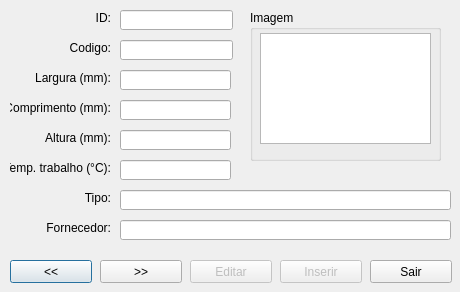
<?xml version="1.0" encoding="UTF-8"?>
<ui version="4.0">
 <class>WindowBobbin</class>
 <widget class="QDialog" name="WindowBobbin">
  <property name="geometry">
   <rect>
    <x>0</x>
    <y>0</y>
    <width>460</width>
    <height>292</height>
   </rect>
  </property>
  <property name="minimumSize">
   <size>
    <width>460</width>
    <height>292</height>
   </size>
  </property>
  <property name="maximumSize">
   <size>
    <width>460</width>
    <height>292</height>
   </size>
  </property>
  <property name="windowTitle">
   <string>Helena - Carretéis</string>
  </property>
  <property name="windowIcon">
   <iconset resource="icons/main.qrc">
    <normaloff>:/iconPower.ico</normaloff>:/iconPower.ico</iconset>
  </property>
  <widget class="QLabel" name="label_type">
   <property name="geometry">
    <rect>
     <x>10</x>
     <y>190</y>
     <width>101</width>
     <height>16</height>
    </rect>
   </property>
   <property name="text">
    <string>Tipo:</string>
   </property>
   <property name="alignment">
    <set>Qt::AlignRight|Qt::AlignTrailing|Qt::AlignVCenter</set>
   </property>
  </widget>
  <widget class="QLineEdit" name="lineEdit_length">
   <property name="geometry">
    <rect>
     <x>120</x>
     <y>100</y>
     <width>111</width>
     <height>20</height>
    </rect>
   </property>
  </widget>
  <widget class="QLabel" name="label_workTemperature">
   <property name="geometry">
    <rect>
     <x>10</x>
     <y>160</y>
     <width>101</width>
     <height>16</height>
    </rect>
   </property>
   <property name="text">
    <string>Temp. trabalho (°C):</string>
   </property>
   <property name="alignment">
    <set>Qt::AlignRight|Qt::AlignTrailing|Qt::AlignVCenter</set>
   </property>
  </widget>
  <widget class="QLineEdit" name="lineEdit_provider">
   <property name="geometry">
    <rect>
     <x>120</x>
     <y>220</y>
     <width>331</width>
     <height>20</height>
    </rect>
   </property>
  </widget>
  <widget class="QLineEdit" name="lineEdit_type">
   <property name="geometry">
    <rect>
     <x>120</x>
     <y>190</y>
     <width>331</width>
     <height>20</height>
    </rect>
   </property>
  </widget>
  <widget class="QLineEdit" name="lineEdit_workTemperature">
   <property name="geometry">
    <rect>
     <x>120</x>
     <y>160</y>
     <width>111</width>
     <height>20</height>
    </rect>
   </property>
  </widget>
  <widget class="QLabel" name="label_id">
   <property name="geometry">
    <rect>
     <x>10</x>
     <y>10</y>
     <width>101</width>
     <height>16</height>
    </rect>
   </property>
   <property name="text">
    <string>ID:</string>
   </property>
   <property name="alignment">
    <set>Qt::AlignRight|Qt::AlignTrailing|Qt::AlignVCenter</set>
   </property>
  </widget>
  <widget class="QLineEdit" name="lineEdit_width">
   <property name="geometry">
    <rect>
     <x>120</x>
     <y>70</y>
     <width>111</width>
     <height>20</height>
    </rect>
   </property>
  </widget>
  <widget class="QLineEdit" name="lineEdit_code">
   <property name="geometry">
    <rect>
     <x>120</x>
     <y>40</y>
     <width>113</width>
     <height>20</height>
    </rect>
   </property>
  </widget>
  <widget class="QLabel" name="label_code">
   <property name="geometry">
    <rect>
     <x>10</x>
     <y>40</y>
     <width>101</width>
     <height>16</height>
    </rect>
   </property>
   <property name="text">
    <string>Codigo:</string>
   </property>
   <property name="alignment">
    <set>Qt::AlignRight|Qt::AlignTrailing|Qt::AlignVCenter</set>
   </property>
  </widget>
  <widget class="QLabel" name="label_provider">
   <property name="geometry">
    <rect>
     <x>10</x>
     <y>220</y>
     <width>101</width>
     <height>16</height>
    </rect>
   </property>
   <property name="text">
    <string>Fornecedor:</string>
   </property>
   <property name="alignment">
    <set>Qt::AlignRight|Qt::AlignTrailing|Qt::AlignVCenter</set>
   </property>
  </widget>
  <widget class="QGroupBox" name="groupBox_image">
   <property name="geometry">
    <rect>
     <x>250</x>
     <y>10</y>
     <width>191</width>
     <height>151</height>
    </rect>
   </property>
   <property name="title">
    <string>Imagem</string>
   </property>
   <widget class="QGraphicsView" name="graphicsView_image">
    <property name="geometry">
     <rect>
      <x>10</x>
      <y>23</y>
      <width>171</width>
      <height>111</height>
     </rect>
    </property>
   </widget>
  </widget>
  <widget class="QLabel" name="label_height">
   <property name="geometry">
    <rect>
     <x>10</x>
     <y>130</y>
     <width>101</width>
     <height>16</height>
    </rect>
   </property>
   <property name="text">
    <string>Altura (mm):</string>
   </property>
   <property name="alignment">
    <set>Qt::AlignRight|Qt::AlignTrailing|Qt::AlignVCenter</set>
   </property>
  </widget>
  <widget class="QLineEdit" name="lineEdit_height">
   <property name="geometry">
    <rect>
     <x>120</x>
     <y>130</y>
     <width>111</width>
     <height>20</height>
    </rect>
   </property>
  </widget>
  <widget class="QLineEdit" name="lineEdit_id">
   <property name="geometry">
    <rect>
     <x>120</x>
     <y>10</y>
     <width>113</width>
     <height>20</height>
    </rect>
   </property>
   <property name="readOnly">
    <bool>true</bool>
   </property>
  </widget>
  <widget class="QLabel" name="label_length">
   <property name="geometry">
    <rect>
     <x>10</x>
     <y>100</y>
     <width>101</width>
     <height>16</height>
    </rect>
   </property>
   <property name="text">
    <string>Comprimento (mm):</string>
   </property>
   <property name="alignment">
    <set>Qt::AlignRight|Qt::AlignTrailing|Qt::AlignVCenter</set>
   </property>
  </widget>
  <widget class="QLabel" name="label_width">
   <property name="geometry">
    <rect>
     <x>10</x>
     <y>70</y>
     <width>101</width>
     <height>16</height>
    </rect>
   </property>
   <property name="text">
    <string>Largura (mm):</string>
   </property>
   <property name="alignment">
    <set>Qt::AlignRight|Qt::AlignTrailing|Qt::AlignVCenter</set>
   </property>
  </widget>
  <widget class="QPushButton" name="pushButton_before">
   <property name="geometry">
    <rect>
     <x>10</x>
     <y>260</y>
     <width>82</width>
     <height>23</height>
    </rect>
   </property>
   <property name="text">
    <string>&lt;&lt;</string>
   </property>
  </widget>
  <widget class="QPushButton" name="pushButton_after">
   <property name="geometry">
    <rect>
     <x>100</x>
     <y>260</y>
     <width>82</width>
     <height>23</height>
    </rect>
   </property>
   <property name="text">
    <string>&gt;&gt;</string>
   </property>
  </widget>
  <widget class="QPushButton" name="pushButton_exit">
   <property name="geometry">
    <rect>
     <x>370</x>
     <y>260</y>
     <width>82</width>
     <height>23</height>
    </rect>
   </property>
   <property name="text">
    <string>Sair</string>
   </property>
  </widget>
  <widget class="QPushButton" name="pushButton_edit">
   <property name="enabled">
    <bool>false</bool>
   </property>
   <property name="geometry">
    <rect>
     <x>190</x>
     <y>260</y>
     <width>82</width>
     <height>23</height>
    </rect>
   </property>
   <property name="text">
    <string>Editar</string>
   </property>
  </widget>
  <widget class="QPushButton" name="pushButton_insert">
   <property name="enabled">
    <bool>false</bool>
   </property>
   <property name="geometry">
    <rect>
     <x>280</x>
     <y>260</y>
     <width>82</width>
     <height>23</height>
    </rect>
   </property>
   <property name="text">
    <string>Inserir</string>
   </property>
  </widget>
 </widget>
 <resources>
  <include location="icons/main.qrc"/>
 </resources>
 <connections/>
</ui>
